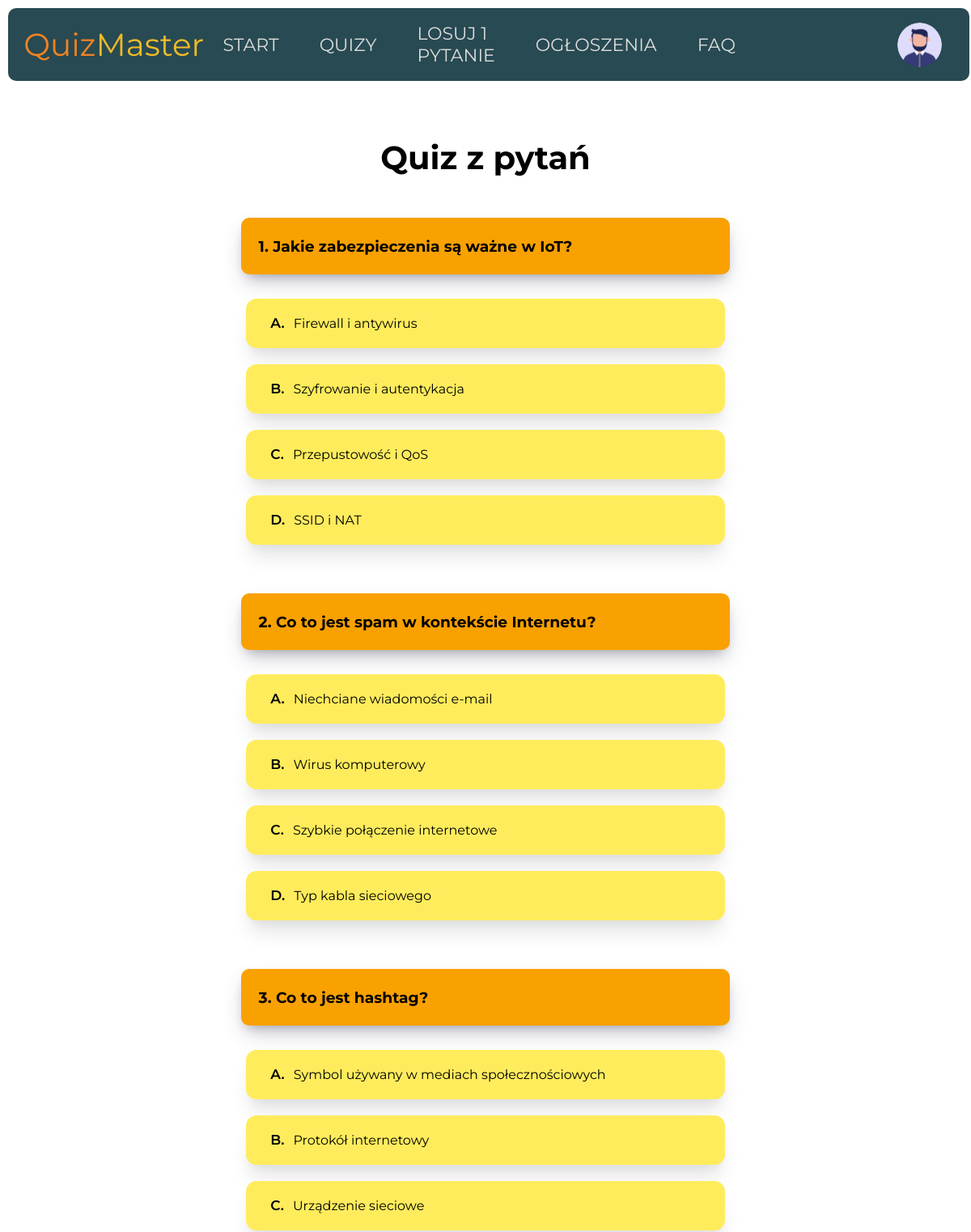
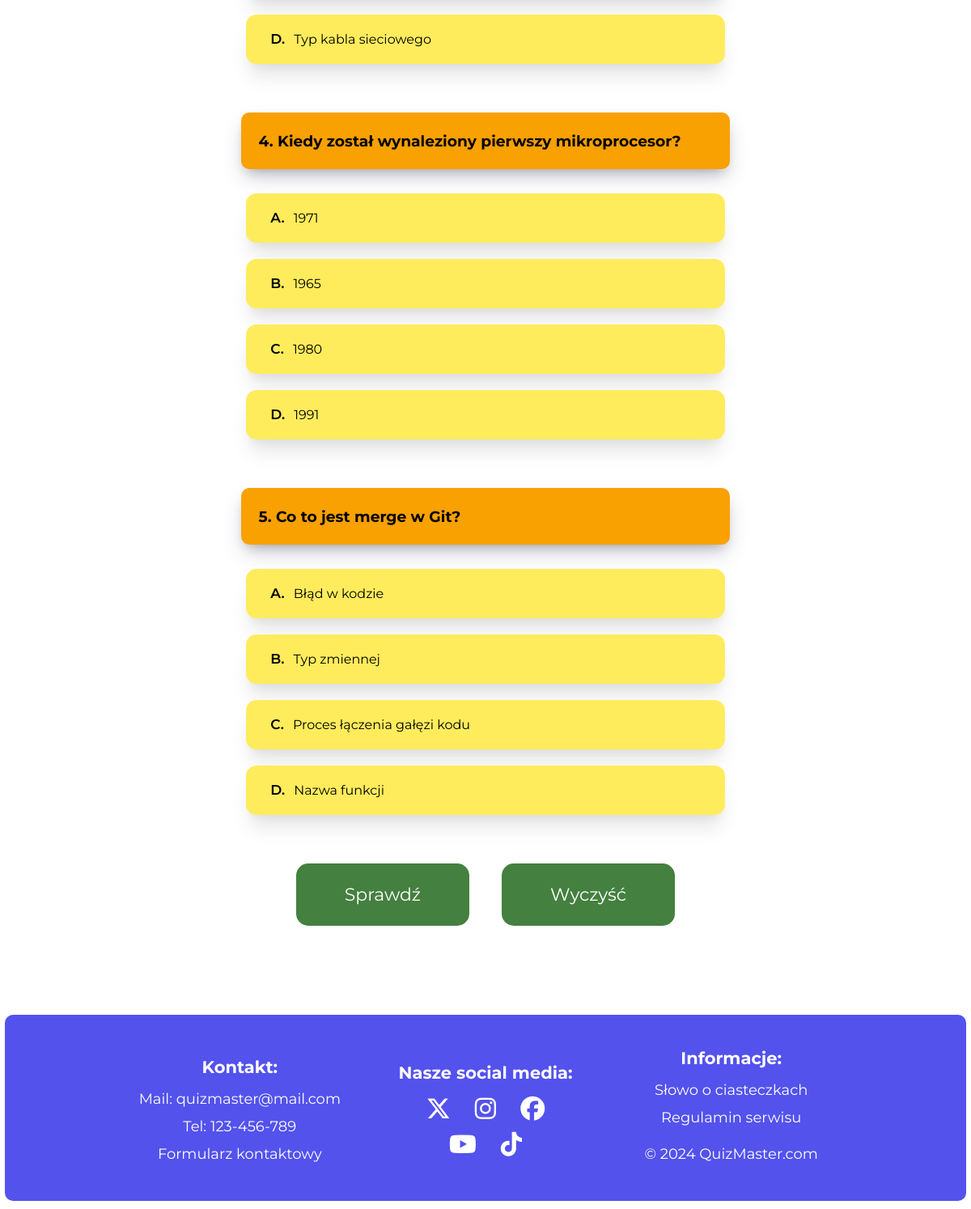
The app's page /quiz.php?c=1 (signed in) with its own data (2 pictures, top to bottom).
### tables this page shows
CREATE TABLE IF NOT EXISTS `question` (
  `id` INT NOT NULL AUTO_INCREMENT,
  `category_id` INT NOT NULL,
  `topic_id` INT NOT NULL,
  `title` TEXT NOT NULL,
  `option-a` TEXT NOT NULL,
  `option-b` TEXT NOT NULL,
  `option-c` TEXT NOT NULL,
  `option-d` TEXT NOT NULL,
  `correct` VARCHAR(1) NOT NULL,
  PRIMARY KEY (`id`),
  FOREIGN KEY (`category_id`) REFERENCES category(`id`),
  FOREIGN KEY (`topic_id`) REFERENCES topic(`id`));

### quiz.php (the view, shortened to what this page needs)
<?php
    require_once('./config/config.php');
    try {
        $connection = new PDO("mysql:host=$database_host;dbname=$database_name", $database_user, $database_password);
        $connection->setAttribute(PDO::ATTR_ERRMODE, PDO::ERRMODE_EXCEPTION);
    } catch (PDOException $e) {
        die("Error: ".$e->getMessage());
    }
    if(isset($_GET['t'],$_GET['c'])) {
        header("Location: ./category.php");
    } else {
        if(isset($_GET['c'])) {
            $id = $_GET['c'];
            $sqlQuery = "SELECT `question`.`id`, `question`.`title`, `question`.`option-a`, `question`.`option-b`, `question`.`option-c`, `question`.`option-d` FROM `question` WHERE `question`.`category_id`=$id ORDER BY RAND() LIMIT 5";
            $queryResult = $connection->query($sqlQuery);
        }
    }
?>
<!DOCTYPE html>
<html lang="pl">
    <head>
        <link rel="stylesheet" href="https://cdnjs.cloudflare.com/ajax/libs/font-awesome/6.5.1/css/all.min.css">
        <link rel="stylesheet" href="./styles/style_global.css">
        <link rel="stylesheet" href="./styles/style_quiz.css">
    </head>
    <body>
        <section class="document">
                <?php
                    require_once("./elements/header.php");
                ?>
                <section class="document-body">
                    <section class="section-info">
                        <h1>Quiz z pytań</h1>
                    </section>
                    <section class="section-quiz">
                        <form action="../quiz_result.php" method="post">
                            <?php
                                $i = 0;
                                $questionIDs = [];
                                foreach($queryResult as $row) {
                                    $i-=-1;
                                    array_push($questionIDs, $row['id']);
                                    echo <<<QUESTION
                                        <div class="question-box">
                                            <span class="span-question-title">
                                                <h3>{$i}. {$row['title']}</h3>
                                            </span>
                                            <span class="span-question-answer">
                                                <input type="radio" name="question-{$i}" id="ans-{$row['id']}-a" class="display-none" value="a">
                                                <label for="ans-{$row['id']}-a"><p><p class="letter">A.</p> {$row['option-a']}</p></label>
                                            </span>
                                            <span class="span-question-answer">
                                                <input type="radio" name="question-{$i}" id="ans-{$row['id']}-b" class="display-none" value="b">
                                                <label for="ans-{$row['id']}-b"><p><p class="letter">B.</p> {$row['option-b']}</p></label>
                                            </span>
                                            <span class="span-question-answer">
                                                <input type="radio" name="question-{$i}" id="ans-{$row['id']}-c" class="display-none" value="c">
                                                <label for="ans-{$row['id']}-c"><p><p class="letter">C.</p> {$row['option-c']}</p></label>
                                            </span>
                                            <span class="span-question-answer">
                                                <input type="radio" name="question-{$i}" id="ans-{$row['id']}-d" class="display-none" value="d">
                                                <label for="ans-{$row['id']}-d"><p><p class="letter">D.</p> {$row['option-d']}</p></label>
                                            </span>
                                        </div>
                                    QUESTION;
                                }
                            ?>
                            <section>
                                <button type="submit">Sprawdź</button>
                                <button type="reset">Wyczyść</button>
                            </section>
                        </form>
                    </section>
                </section>
        </section>
    </body>
</html>

### styles/style_global.css (style rules this page uses)
* { margin: 0; padding: 0; box-sizing: border-box; font-family: 'Montserrat', sans-serif; }
body { width: 100%; height: auto; display: flex; justify-content: center; align-items: center; flex-direction: column; overflow-x: hidden; }
.document { width: 100vw; min-height: 100vh; height: auto; display: flex; align-items: center; flex-direction: column; }
.document-body { z-index: 1; width: 80%; min-height: calc(100vh - 330px); height: auto; min-width: 30%; max-width: 1440px; display: flex; position: relative; flex-direction: column; justify-content: center; align-items: center; }
footer { height: 230px; width: 99%; min-height: 230px; z-index: 100; background-color: #5352ed; margin: 90px 15px 10px 15px; border-radius: 10px; display: flex; justify-content: center; align-items: center; flex-direction: row; padding: 10px; }
footer div { width: 26%; height: 100%; display: flex; justify-content: center; align-items: center; flex-direction: column; }
footer :is(p, a, h6) { color: #fff; padding: 6px; font-size: 18px; text-decoration: none; }
footer h6 { font-size: 21px; font-weight: bold; padding: 10px; }
footer a { cursor: pointer; }
footer i { font-size: 30px; padding: 7px; }
.footer-p-copyrights { padding: 17px; }

### styles/style_quiz.css (style rules this page uses)
.document-body { margin-top: 170px; }
h1 { font-size: 40px; }
.section-quiz { min-width: 65%; width: 70%; max-width: 75%; }
.question-box { display: flex; flex-direction: column; justify-content: center; align-items: center; }
.span-question-title { width: 90%; height: 70px; max-height: 150px; margin: 50px 0 20px 0; background-color: #f9a101; display: flex; align-items: center; border-radius: 10px; box-shadow: rgba(50, 50, 93, 0.25) 0px 13px 27px -5px, rgba(0, 0, 0, 0.3) 0px 8px 16px -8px; }
.span-question-title h3 { margin: 22px; font-optical-sizing: auto; }
.span-question-answer { min-height: 50px; width: 88%; margin: 10px; display: flex; justify-content: center; align-items: center; }
.span-question-answer label { min-height: 60px; height: auto; max-height: 100px; width: 100%; display: flex; justify-content: start; align-items: center; background-color: #ffec5c; transition-duration: .45s; border-radius: 13px; border: 1px solid rgba(0, 0, 0, 0); line-height: 20px; box-shadow: rgba(0, 0, 0, 0.1) 0px 20px 25px -5px, rgba(0, 0, 0, 0.04) 0px 10px 10px -5px; line-height: 25px; padding: 6px; }
.span-question-answer label p { margin-left: 1px; font-size: 17px; padding: 7px; }
.letter { margin: 4px; font-weight: 600; }
form section { margin-top: 30px; display: flex; justify-content: center; align-items: center; }
form button { font-size: 22px; padding: 25px 60px; border: none; background-color: #44803f; border-radius: 15px; color: #fff; margin: 20px; user-select: none; transition-duration: .45s; }

### records on screen
question: i "1", title "Jakie zabezpieczenia są ważne w IoT?", value "Firewall i antywirus", value "Szyfrowanie i autentykacja", value "Przepustowość i QoS", value "SSID i NAT"
question: i "2", title "Co to jest spam w kontekście Internetu?", value "Niechciane wiadomości e-mail", value "Wirus komputerowy", value "Szybkie połączenie internetowe", value "Typ kabla sieciowego"
question: i "3", title "Co to jest hashtag?", value "Symbol używany w mediach społecznościowych", value "Protokół internetowy", value "Urządzenie sieciowe", value "Typ kabla sieciowego"
question: i "4", title "Kiedy został wynaleziony pierwszy mikroprocesor?", value "1971", value "1965", value "1980", value "1991"
question: i "5", title "Co to jest merge w Git?", value "Błąd w kodzie", value "Typ zmiennej", value "Proces łączenia gałęzi kodu", value "Nazwa funkcji"
